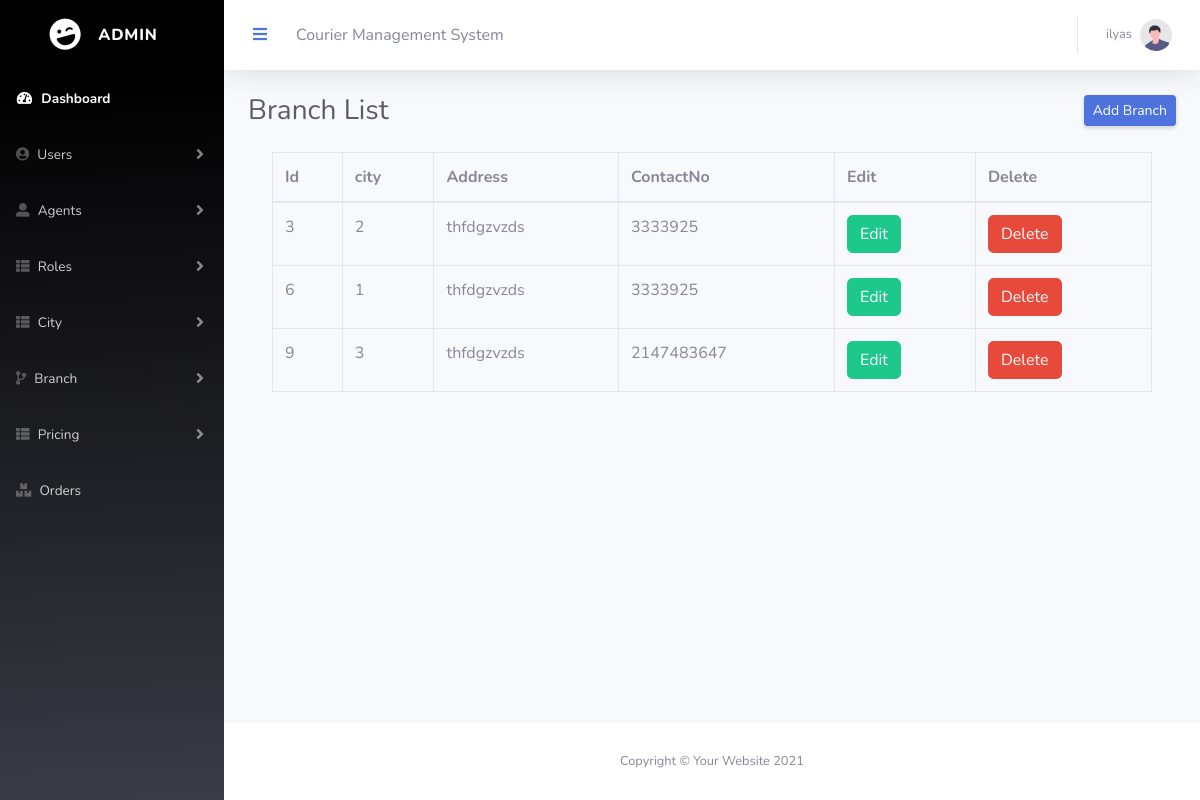
The app's page /Eproject/admin/branchlist.php (signed in) with its own data.
### tables this page shows
CREATE TABLE `tbl_branch` (
  `b_id` int(11) NOT NULL,
  `ci_id` int(11) NOT NULL,
  `b_address` varchar(50) NOT NULL,
  `b_contact` int(11) NOT NULL,
  `status` int(11) NOT NULL
);

### Eproject/admin/branchlist.php (the view, shortened to what this page needs)
<?php
include('connection.php');
$select_q ='SELECT * FROM `tbl_branch` WHERE status=0';
$run_q = mysqli_query($conn, $select_q);
?>
<!DOCTYPE html>
<html lang="en">
<head>
    <link href="vendor/fontawesome-free/css/all.min.css" rel="stylesheet" type="text/css">
    <link href="css/sb-admin-2.min.css" rel="stylesheet">
</head>
<body id="page-top">
    <div id="wrapper">
       <?php include('sidebar.php')?>
        <div id="content-wrapper" class="d-flex flex-column">
            <div id="content">
                <?php include('topbar.php')?>
                <div class="container-fluid">
                    <div class="d-sm-flex align-items-center justify-content-between mb-4">
                        <h1 class="h3 mb-0 text-gray-800">Branch List</h1>
                        <a href="branchadd.php" class="d-none d-sm-inline-block btn btn-sm btn-primary shadow-sm">Add Branch</a>
                    </div>
<div class="container">
<table class="table table-bordered">
  <thead>
    <tr>
      <th>Id</th>
      <th>city</th>
      <th>Address</th>
      <th>ContactNo</th>
      <th>Edit</th>
      <th>Delete</th>
    </tr>
  </thead>
  <tbody>
    <?php while($row = mysqli_fetch_array($run_q)){?>
    <tr>
    <td><?php echo $row['b_id'];?></td>
      <td><?php echo $row['ci_id'];?></td>
      <td><?php echo $row['b_address'];?></td>
      <td><?php echo $row['b_contact'];?></td>
      <td><a href="editbranch.php?id=<?php echo $row['b_id'];?>" class="btn btn-success">Edit</a></td>
      <td><a href="deletebranch.php?id=<?php echo $row['b_id'];?>" class="btn btn-danger">Delete</a></td>
    </tr>
  <?php } ?>
  </tbody>
</table>
</div>
                </div>
            </div>
       <?php include('footer.php')?>
        </div>
    </div>
</body>
</html>

### records on screen
tbl_branch: b_id "3", ci "2", b_address "thfdgzvzds", b_contact "3333925"
tbl_branch: b_id "6", ci "1", b_address "thfdgzvzds", b_contact "3333925"
tbl_branch: b_id "9", ci "3", b_address "thfdgzvzds", b_contact "2147483647"

### other values on screen
$_SESSION['user_name'] "ilyas"
